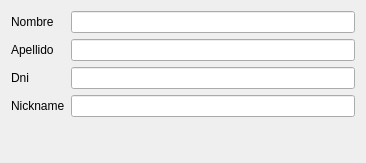
<?xml version="1.0" encoding="UTF-8"?>
<ui version="4.0">
 <class>ui_BuscarUsuario</class>
 <widget class="QWidget" name="ui_BuscarUsuario">
  <property name="geometry">
   <rect>
    <x>0</x>
    <y>0</y>
    <width>366</width>
    <height>163</height>
   </rect>
  </property>
  <property name="minimumSize">
   <size>
    <width>320</width>
    <height>158</height>
   </size>
  </property>
  <property name="windowTitle">
   <string>Form</string>
  </property>
  <layout class="QGridLayout" name="gridLayout">
   <item row="0" column="0">
    <layout class="QFormLayout" name="formLayout">
     <property name="fieldGrowthPolicy">
      <enum>QFormLayout::AllNonFixedFieldsGrow</enum>
     </property>
     <item row="0" column="0">
      <widget class="QLabel" name="label">
       <property name="text">
        <string>Nombre</string>
       </property>
      </widget>
     </item>
     <item row="0" column="1">
      <widget class="QLineEdit" name="le_nombre"/>
     </item>
     <item row="1" column="0">
      <widget class="QLabel" name="label_2">
       <property name="text">
        <string>Apellido</string>
       </property>
      </widget>
     </item>
     <item row="1" column="1">
      <widget class="QLineEdit" name="le_apellido"/>
     </item>
     <item row="2" column="0">
      <widget class="QLabel" name="label_3">
       <property name="text">
        <string>Dni</string>
       </property>
      </widget>
     </item>
     <item row="3" column="0">
      <widget class="QLabel" name="label_4">
       <property name="text">
        <string>Nickname</string>
       </property>
      </widget>
     </item>
     <item row="3" column="1">
      <widget class="QLineEdit" name="le_nick">
       <property name="maxLength">
        <number>32767</number>
       </property>
       <property name="frame">
        <bool>true</bool>
       </property>
       <property name="cursorPosition">
        <number>0</number>
       </property>
      </widget>
     </item>
     <item row="2" column="1">
      <widget class="QLineEdit" name="le_dni">
       <property name="maxLength">
        <number>32767</number>
       </property>
       <property name="readOnly">
        <bool>false</bool>
       </property>
      </widget>
     </item>
    </layout>
   </item>
  </layout>
 </widget>
 <tabstops>
  <tabstop>le_nombre</tabstop>
  <tabstop>le_apellido</tabstop>
  <tabstop>le_dni</tabstop>
  <tabstop>le_nick</tabstop>
 </tabstops>
 <resources/>
 <connections/>
</ui>
